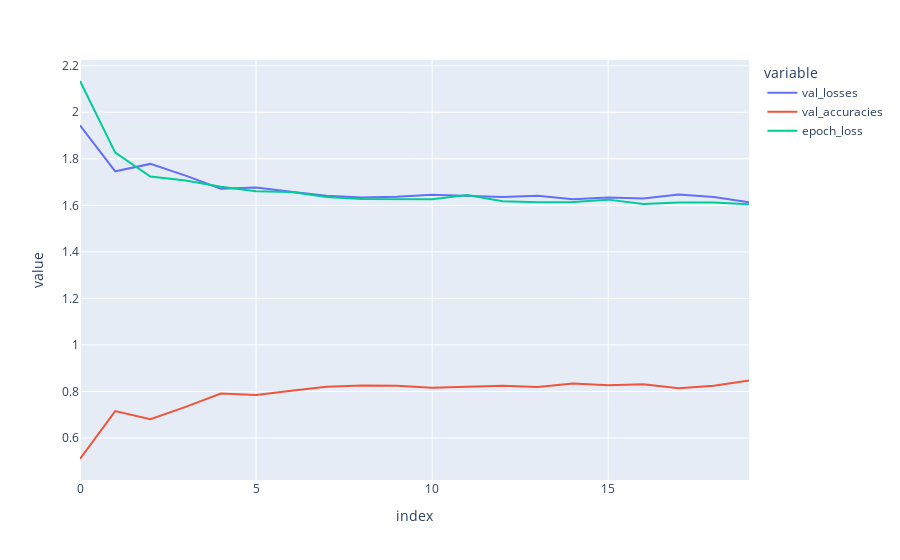

Write notebook code for a chart like this one.
### Code cell
px.line(record_data).show()

### Figure 1 — Plotly figure (JSON) as saved in the notebook; plotly's stock layout.template omitted (floating-point values rounded to 4 significant figures)
{"data": [{"hovertemplate": "variable=val_losses<br>index=%{x}<br>value=%{y}<extra></extra>", "legendgroup": "val_losses", "line": {"color": "#636efa", "dash": "solid"}, "marker": {"symbol": "circle"}, "mode": "lines", "name": "val_losses", "orientation": "v", "showlegend": true, "type": "scatter", "x": [0, 1, 2, 3, 4, 5, 6, 7, 8, 9, 10, 11, 12, 13, 14, 15, 16, 17, 18, 19], "xaxis": "x", "y": [1.944, 1.746, 1.778, 1.728, 1.672, 1.676, 1.658, 1.641, 1.634, 1.637, 1.645, 1.641, 1.636, 1.641, 1.627, 1.633, 1.629, 1.646, 1.636, 1.614], "yaxis": "y"}, {"hovertemplate": "variable=val_accuracies<br>index=%{x}<br>value=%{y}<extra></extra>", "legendgroup": "val_accuracies", "line": {"color": "#EF553B", "dash": "solid"}, "marker": {"symbol": "circle"}, "mode": "lines", "name": "val_accuracies", "orientation": "v", "showlegend": true, "type": "scatter", "x": [0, 1, 2, 3, 4, 5, 6, 7, 8, 9, 10, 11, 12, 13, 14, 15, 16, 17, 18, 19], "xaxis": "x", "y": [0.5097, 0.7155, 0.6811, 0.7338, 0.7911, 0.7848, 0.8032, 0.8198, 0.826, 0.8241, 0.8158, 0.8202, 0.8248, 0.8195, 0.8345, 0.8266, 0.831, 0.8143, 0.8244, 0.8471], "yaxis": "y"}, {"hovertemplate": "variable=epoch_loss<br>index=%{x}<br>value=%{y}<extra></extra>", "legendgroup": "epoch_loss", "line": {"color": "#00cc96", "dash": "solid"}, "marker": {"symbol": "circle"}, "mode": "lines", "name": "epoch_loss", "orientation": "v", "showlegend": true, "type": "scatter", "x": [0, 1, 2, 3, 4, 5, 6, 7, 8, 9, 10, 11, 12, 13, 14, 15, 16, 17, 18, 19], "xaxis": "x", "y": [2.134, 1.826, 1.724, 1.707, 1.68, 1.66, 1.657, 1.636, 1.627, 1.628, 1.627, 1.644, 1.618, 1.613, 1.615, 1.625, 1.605, 1.613, 1.613, 1.604], "yaxis": "y"}], "layout": {"legend": {"title": {"text": "variable"}, "tracegroupgap": 0}, "margin": {"t": 60}, "xaxis": {"anchor": "y", "domain": [0, 1], "title": {"text": "index"}}, "yaxis": {"anchor": "x", "domain": [0, 1], "title": {"text": "value"}}}}
